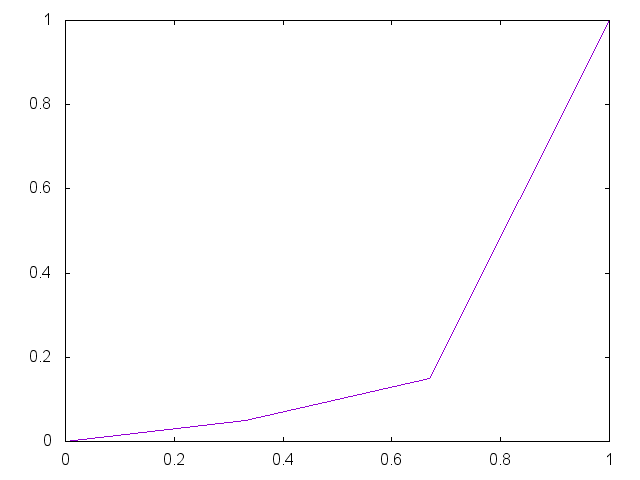

Source code (gnuplot):


set term png

set output "generate/static/generate/unique-0.05-0.15.png"
plot '-' smooth unique notitle
0 0
0.33 0.05
0.67 0.15 
1 1
e

reset;
